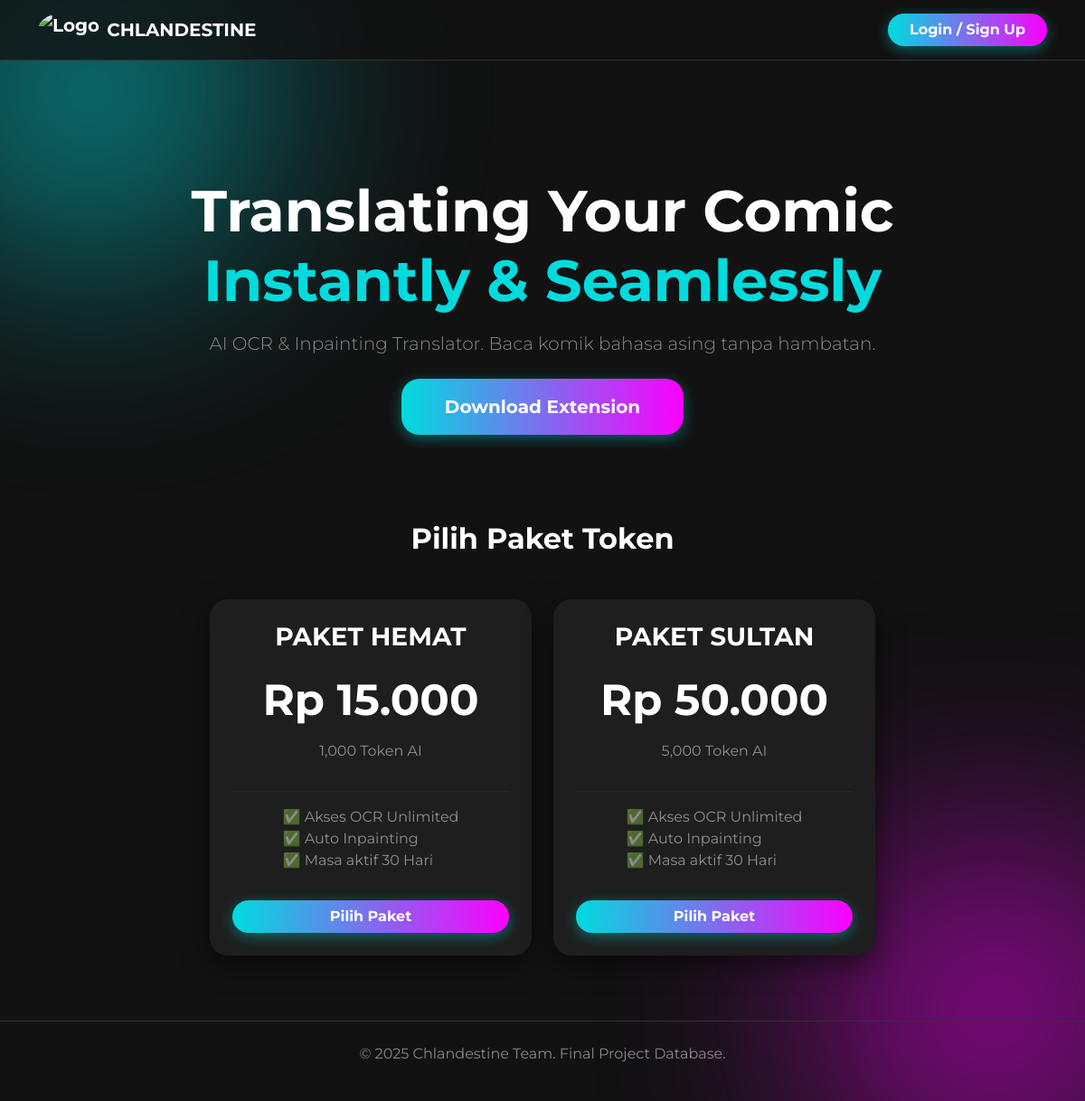
The page / on the database its author committed.
### tables this page shows
CREATE TABLE `subscription_plans` (
  `plan_id` int(11) NOT NULL,
  `plan_name` varchar(50) NOT NULL,
  `price` decimal(10,2) NOT NULL,
  `token_amount` int(11) NOT NULL,
  `duration_days` int(11) DEFAULT 30
);

### index.php (the view, shortened to what this page needs)
<?php
include __DIR__ . '/config/db.php';
$plans = $conn->query("SELECT * FROM subscription_plans ORDER BY price ASC");
?>
<!DOCTYPE html>
<html lang="id">
<head>
    <link href="https://cdn.jsdelivr.net/npm/bootstrap@5.3.0/dist/css/bootstrap.min.css" rel="stylesheet">
    <link rel="stylesheet" href="assets/css/style.css">
</head>
<body>
<nav class="navbar navbar-expand-lg navbar-dark sticky-top">
  <div class="container">
    <a class="navbar-brand fw-bold d-flex align-items-center" href="#">
        <img src="assets/img/logo.png" alt="Logo" height="40" class="me-2 rounded-circle"> CHLANDESTINE
    </a>
    <div class="ms-auto">
        <a href="auth.php" class="btn btn-primary fw-bold px-4">Login / Sign Up</a>
    </div>
  </div>
</nav>
<div class="text-center py-5" style="margin-top: 80px;">
    <div class="container">
        <h1 class="display-3 fw-bold mb-3">Translating Your Comic<br><span style="color: #00dbde;">Instantly & Seamlessly</span></h1>
        <p class="lead mb-4 text-white-50">AI OCR & Inpainting Translator. Baca komik bahasa asing tanpa hambatan.</p>
        <a href="#" class="btn btn-lg btn-primary fw-bold px-5 py-3">Download Extension</a>
    </div>
</div>
<div class="container my-5">
    <h2 class="text-center mb-5 fw-bold">Pilih Paket Token</h2>
    <div class="row justify-content-center">
        <?php while($row = $plans->fetch_assoc()): ?>
        <div class="col-md-4 mb-4">
            <div class="card h-100 text-center p-4">
                <h3 class="fw-bold text-uppercase text-white"><?php echo $row['plan_name']; ?></h3>
                <h1 class="display-5 fw-bold my-3 text-white">Rp <?php echo number_format($row['price'], 0, ',', '.'); ?></h1>
                <p class="text-white-50"><?php echo number_format($row['token_amount']); ?> Token AI</p>
                <hr style="border-color: #444;">
                <ul class="list-unstyled text-start mx-auto text-white-50" style="max-width: 200px;">
                    <li>✅ Akses OCR Unlimited</li>
                    <li>✅ Auto Inpainting</li>
                    <li>✅ Masa aktif <?php echo $row['duration_days']; ?> Hari</li>
                </ul>
                <a href="auth.php" class="btn btn-primary w-100 mt-3">Pilih Paket</a>
            </div>
        </div>
        <?php endwhile; ?>
    </div>
</div>
<footer class="text-white-50 text-center py-4 mt-5" style="border-top: 1px solid #333;">
    <p>&copy; 2025 Chlandestine Team. Final Project Database.</p>
</footer>
</body>
</html>

### assets/css/style.css (style rules this page uses)
body { background-color: #121212 !important; color: #fff !important; font-family: 'Montserrat', sans-serif !important; min-height: 100vh; position: relative; overflow-x: hidden; }
body::before, body::after { content: ''; position: fixed; width: 400px; height: 400px; border-radius: 50%; filter: blur(120px); z-index: -1; opacity: 0.5; }
body::before { background: #00dbde; top: -100px; left: -100px; }
body::after { background: #fc00ff; bottom: -100px; right: -100px; }
.card { background-color: #1e1e1e !important; border: 1px solid transparent !important; border-radius: 20px !important; box-shadow: 0 10px 30px rgba(0,0,0,0.5) !important; color: #fff !important; transition: all 0.3s cubic-bezier(0.25, 0.8, 0.25, 1) !important; position: relative; z-index: 1; }
.btn-primary, .btn-success, .btn-dark, .btn-warning { border: none !important; background-image: linear-gradient(to right, #00dbde, #fc00ff) !important; color: #fff !important; font-weight: bold !important; border-radius: 20px !important; box-shadow: 0 4px 15px rgba(0, 219, 222, 0.4) !important; transition: all 0.3s cubic-bezier(0.175, 0.885, 0.32, 1.275) !important; }
.navbar { background: rgba(18, 18, 18, 0.8) !important; backdrop-filter: blur(10px); border-bottom: 1px solid #333; }

### index.php (style rules this page uses)
.card { background-color: #151515; border: 1px solid #333; transition: all 0.3s ease; position: relative; overflow: hidden; z-index: 1; }
.card .btn { transition: 0.3s; }

### rows shown on the page
subscription_plans: plan_name "PAKET HEMAT", price "15.000", token_amount "1,000", duration_days "30"
subscription_plans: plan_name "PAKET SULTAN", price "50.000", token_amount "5,000", duration_days "30"
